Frame 1 (no input): blank canvas, image omitted
Frame 60 (no input): blank canvas, image omitted
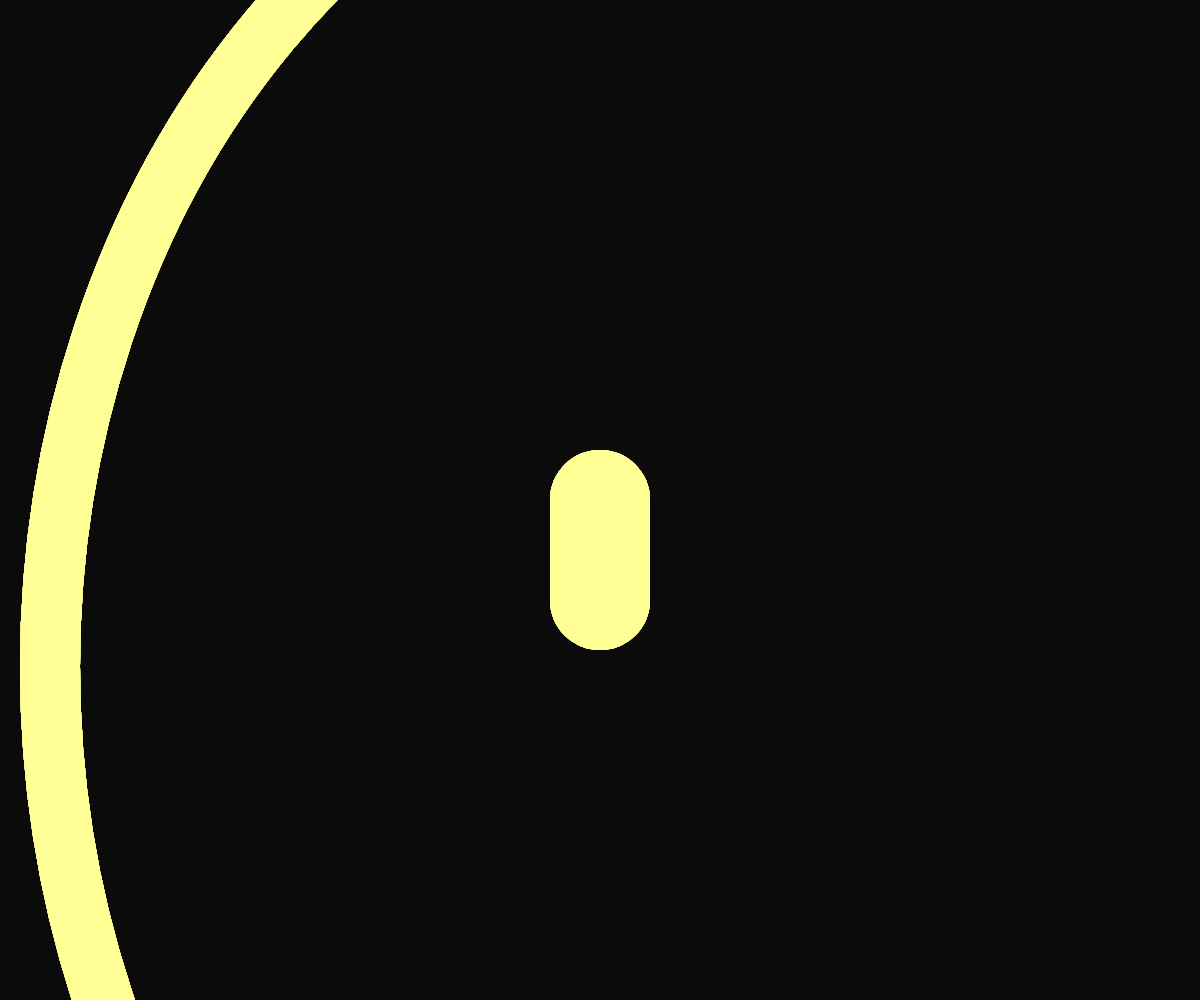
Frame 120 (the mouse pressed at the canvas centre since frame 60)

The p5.js sketch whose frames 1 and 60 were blank and that drew this single picture after the mouse press (run headless with seeded random() and noise() and a simulated clock; from frame 60 on, the mouse is pressed at the canvas centre):

// p5.js sketch
// ── sketch.js
var r = 150;
var g = 150;
var b = 150;

var canvas;

//function windowResized() {
//  resizeCanvas(windowWidth, windowsHeight);
//}

function setup() {
  canvas = createCanvas(windowWidth, windowHeight);

  canvas.position(0,0);
  canvas.style('z-index', '-2');
}

function draw() {

//  background(schwarz, transparenz 0-255);
  background(0, 10);


  b = map(mouseX*4, 0, windowWidth, 0, 255);
  r = map(mouseY*2, 0, windowHeight, 0, 255);

  
  //ellipsen
  
  noFill();
  stroke(b, r, g);
  
  //ellipse links

  strokeWeight(mouseY/5);
  //ellipse(mouseY, windowHeight/1.5, 5, 5);
  line(mouseX, mouseX, mouseX, mouseY)

  //ellipsen rechts

  
  strokeWeight(mouseX/10);
  //ellipse(windowWidth/1.5, windowHeight/1.5, mouseY, mouseX);
  ellipse(windowWidth/1.5, windowHeight/1.5, mouseY*3, mouseX*3);
  //ellipse(windowWidth/1.5, windowHeight/1.5, 5, 5);
  rectMode(CENTER);
}

function mouseWheel() {
  g = g + 10;
}
